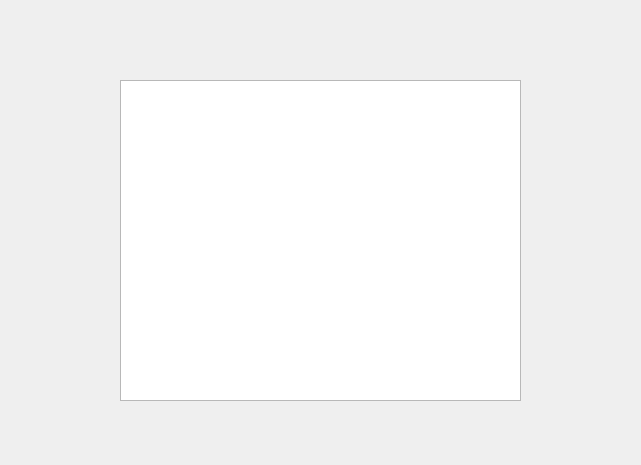
<?xml version="1.0" encoding="UTF-8"?>
<ui version="4.0">
 <class>dialog</class>
 <widget class="QDialog" name="dialog">
  <property name="geometry">
   <rect>
    <x>0</x>
    <y>0</y>
    <width>641</width>
    <height>465</height>
   </rect>
  </property>
  <property name="windowTitle">
   <string>Dialog</string>
  </property>
  <widget class="QLabel" name="label_3">
   <property name="geometry">
    <rect>
     <x>0</x>
     <y>0</y>
     <width>641</width>
     <height>471</height>
    </rect>
   </property>
   <property name="text">
    <string/>
   </property>
   <property name="pixmap">
    <pixmap>../../../../shutterstock_117385867.jpg</pixmap>
   </property>
  </widget>
  <widget class="QTableView" name="tableView">
   <property name="geometry">
    <rect>
     <x>120</x>
     <y>80</y>
     <width>401</width>
     <height>321</height>
    </rect>
   </property>
  </widget>
 </widget>
 <resources/>
 <connections/>
</ui>
